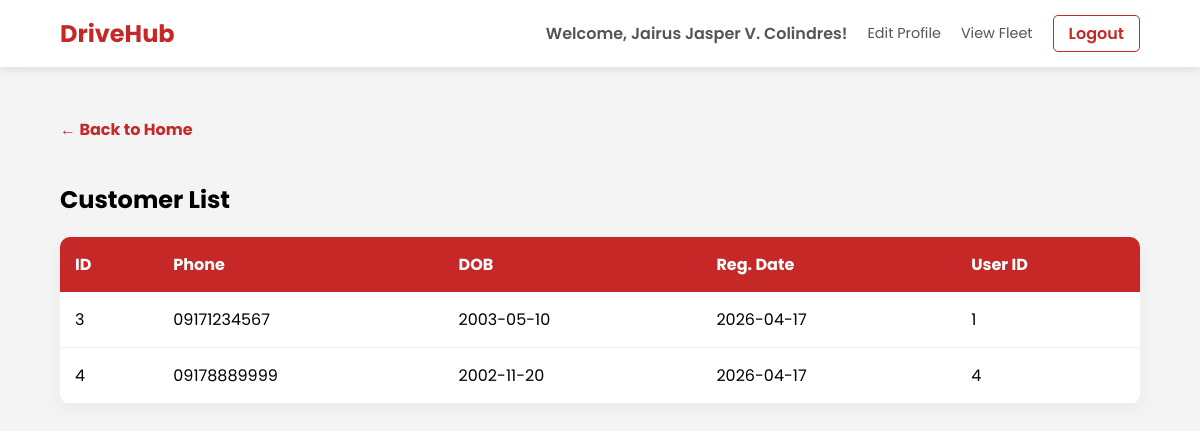
Page /pages/people/display_customer.php (signed in) on the committed database.
### tables this page shows
CREATE TABLE `customer` (
  `customerID` int(11) NOT NULL,
  `phonePrimary` varchar(20) DEFAULT NULL,
  `phoneAlternative` varchar(20) DEFAULT NULL,
  `licenseNumberImg` blob DEFAULT NULL,
  `dateOfBirth` date DEFAULT NULL,
  `registrationDate` date DEFAULT NULL,
  `userID` int(11) DEFAULT NULL
);

### pages/people/display_customer.php (the view, shortened to what this page needs)
<?php
include('../../utils/db.php');
$query = "SELECT * FROM customer";
$stmt = $conn->prepare($query);
$stmt->execute();
$result = $stmt->get_result();
?>
<!DOCTYPE html>
<html lang="en">
<head>
    <link rel="stylesheet" href="../../css/base.css">
    <link rel="stylesheet" href="../../css/tables.css">
</head>
<body>
    <?php include('../../components/navbar.php'); ?>
    <div class="container">
        <a href="../../index.php" class="btn-back">← Back to Home</a>
        <h2>Customer List</h2>
        <table>
            <thead>
                <tr>
                    <th>ID</th>
                    <th>Phone</th>
                    <th>DOB</th>
                    <th>Reg. Date</th>
                    <th>User ID</th>
                </tr>
            </thead>
            <tbody>
                <?php while($row = $result->fetch_assoc()) { ?>
                <tr>
                    <td><?php echo $row['customerID']; ?></td>
                    <td><?php echo $row['phonePrimary']; ?></td>
                    <td><?php echo $row['dateOfBirth']; ?></td>
                    <td><?php echo $row['registrationDate']; ?></td>
                    <td><?php echo $row['userID']; ?></td>
                </tr>
                <?php } ?>
            </tbody>
        </table>
    </div>
</body>
</html>

### css/base.css (style rules this page uses)
body { font-family: 'Poppins', sans-serif; margin: 0; background-color: #f4f4f4; }
a { transition: 0.3s; text-decoration: none; }
.container { padding: 50px 5%; }

### css/tables.css (style rules this page uses)
table { width: 100%; border-collapse: collapse; background: white; border-radius: 10px; overflow: hidden; box-shadow: 0 5px 15px rgba(0,0,0,0.05); }
th { background: #c62828; color: white; padding: 15px; text-align: left; }
td { padding: 15px; border-bottom: 1px solid #eee; }
.btn-back { display: inline-block; margin-bottom: 20px; text-decoration: none; color: #c62828; font-weight: bold; }

### rows in the picture
customer: customerID "3", phonePrimary "09171234567", dateOfBirth "2003-05-10", registrationDate "2026-04-17", userID "1"
customer: customerID "4", phonePrimary "09178889999", dateOfBirth "2002-11-20", registrationDate "2026-04-17", userID "4"

### other values in the picture
$_SESSION['username'] "Jairus Jasper V. Colindres"
